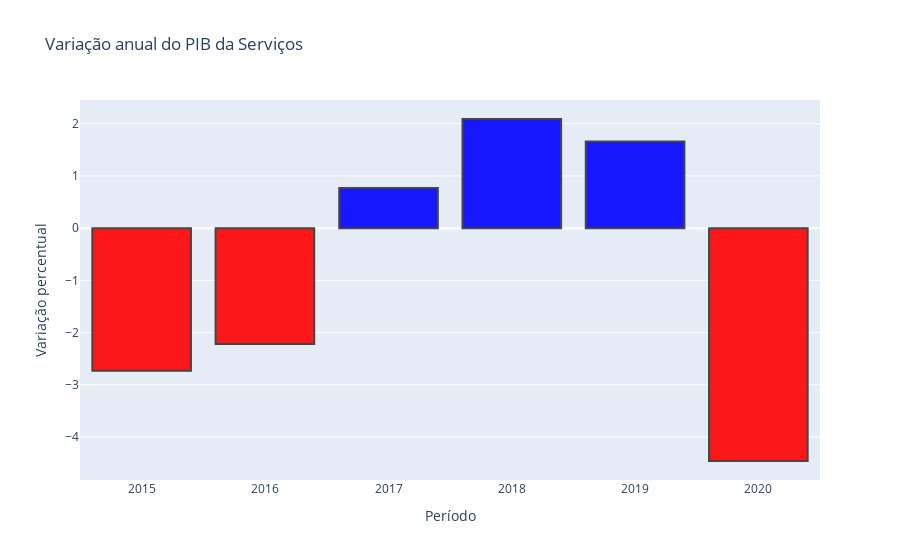

The notebook cell this image was saved under:
### Code cell
data = [go.Bar(x=PIB_setor.index,
               y=PIB_setor['PIB_serviços'],
               marker = {'color': cores,
                         'line': {'color': '#333',
                                  'width': 2}
                        },
               opacity= 0.9
              )
       ]
configuracoes_layout = go.Layout(title='Variação anual do PIB da Serviços',
                                 yaxis={'title':'Variação percentual'},
                                 xaxis={'title':'Período'})
fig = go.Figure(data=data, layout=configuracoes_layout)
py.iplot(fig)

### Figure 1 — Plotly figure (JSON) as saved in the notebook; plotly's stock layout.template omitted (floating-point values rounded to 4 significant figures)
{"data": [{"marker": {"color": ["red", "red", "blue", "blue", "blue", "red"], "line": {"color": "#333", "width": 2}}, "opacity": 0.9, "type": "bar", "x": ["2015-01-01T00:00:00", "2016-01-01T00:00:00", "2017-01-01T00:00:00", "2018-01-01T00:00:00", "2019-01-01T00:00:00", "2020-01-01T00:00:00"], "y": [-2.73, -2.22, 0.77, 2.09, 1.66, -4.46]}], "layout": {"title": {"text": "Variação anual do PIB da Serviços"}, "xaxis": {"title": {"text": "Período"}}, "yaxis": {"title": {"text": "Variação percentual"}}}}
